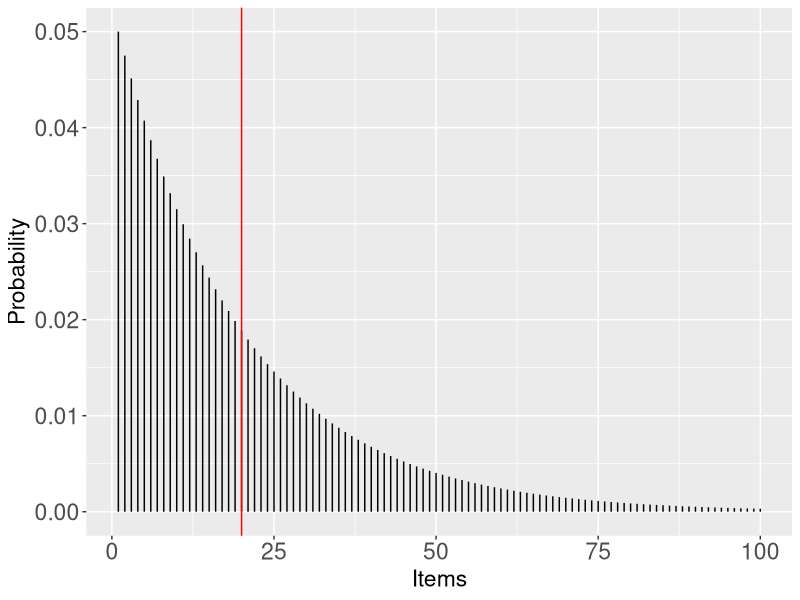

Write the R code that produced this figure.
## ---- chunk 1
knitr::opts_chunk$set(echo = FALSE, warning=FALSE, message=FALSE)
options(tibble.width=70)
library(tidyverse)
library(xtable)
theme_update(axis.title = element_text(size=rel(1.5)), 
             axis.text = element_text(size=rel(1.5)))

diams <- c("1", "1.5", "1.75")
psi <- c("0.5", "1", "2")
Counts <- c(75, 100, 150, 110, 80, 90, 160, 140, 95)
gas <- data.frame(expand.grid(Diameter=diams, Pressure=psi), Counts=Counts,
                  check.names = FALSE)
gas_joint <- prop.table(xtabs(Counts ~ Pressure + Diameter, gas))

addtorow_m <- list()
addtorow_m$pos <- list(0, 0)
addtorow_m$command <- c("& \\multicolumn{3}{c|}{$X$} & \\\\\n",
"$Y$ & 1 & 1.5 & 1.75 & Marginal\\\\\n")

## ---- chunk 2
big_money <- data_frame(Items=1:100, Probability=dgeom(0:99, 0.05))

big_money %>% 
  ggplot(aes(x=Items, y=Probability)) + 
  geom_segment(aes(x=Items, y=rep(0,100), xend=Items, yend=Probability)) + 
  geom_vline(xintercept = 1/0.05, color="red")
